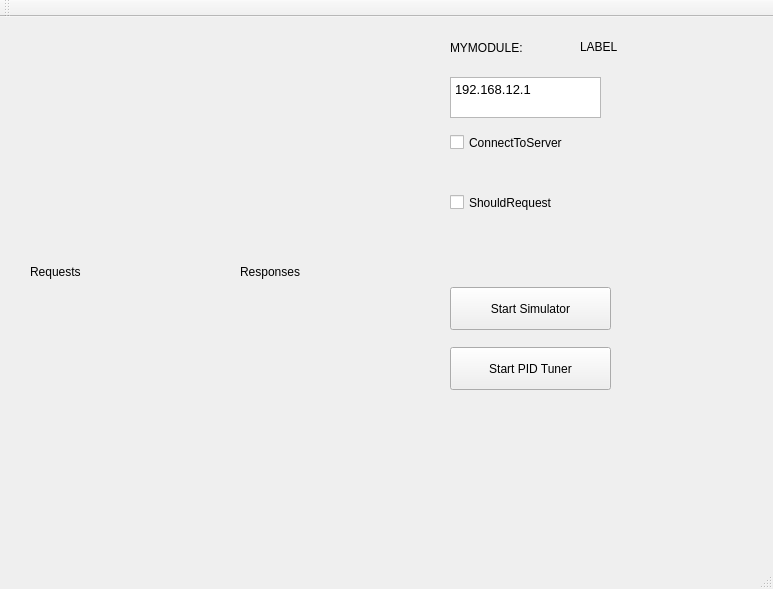
<?xml version="1.0" encoding="UTF-8"?>
<ui version="4.0">
 <class>MainWindow</class>
 <widget class="QMainWindow" name="MainWindow">
  <property name="geometry">
   <rect>
    <x>0</x>
    <y>0</y>
    <width>773</width>
    <height>589</height>
   </rect>
  </property>
  <property name="windowTitle">
   <string>MainWindow</string>
  </property>
  <widget class="QWidget" name="centralWidget">
   <widget class="QCheckBox" name="connectToServer">
    <property name="geometry">
     <rect>
      <x>450</x>
      <y>110</y>
      <width>201</width>
      <height>31</height>
     </rect>
    </property>
    <property name="text">
     <string>ConnectToServer</string>
    </property>
   </widget>
   <widget class="QTextEdit" name="ipTextEdit">
    <property name="geometry">
     <rect>
      <x>450</x>
      <y>60</y>
      <width>151</width>
      <height>41</height>
     </rect>
    </property>
    <property name="html">
     <string>&lt;!DOCTYPE HTML PUBLIC &quot;-//W3C//DTD HTML 4.0//EN&quot; &quot;http://www.w3.org/TR/REC-html40/strict.dtd&quot;&gt;
&lt;html&gt;&lt;head&gt;&lt;meta name=&quot;qrichtext&quot; content=&quot;1&quot; /&gt;&lt;style type=&quot;text/css&quot;&gt;
p, li { white-space: pre-wrap; }
&lt;/style&gt;&lt;/head&gt;&lt;body style=&quot; font-family:'Noto Sans'; font-size:10pt; font-weight:400; font-style:normal;&quot;&gt;
&lt;p style=&quot; margin-top:0px; margin-bottom:0px; margin-left:0px; margin-right:0px; -qt-block-indent:0; text-indent:0px;&quot;&gt;192.168.12.1&lt;/p&gt;&lt;/body&gt;&lt;/html&gt;</string>
    </property>
   </widget>
   <widget class="QWidget" name="verticalLayoutWidget">
    <property name="geometry">
     <rect>
      <x>19</x>
      <y>19</y>
      <width>181</width>
      <height>471</height>
     </rect>
    </property>
    <layout class="QVBoxLayout" name="requestsEnable">
     <property name="spacing">
      <number>0</number>
     </property>
     <item>
      <widget class="QLabel" name="label">
       <property name="text">
        <string>Requests</string>
       </property>
      </widget>
     </item>
    </layout>
   </widget>
   <widget class="QWidget" name="verticalLayoutWidget_2">
    <property name="geometry">
     <rect>
      <x>229</x>
      <y>19</y>
      <width>181</width>
      <height>471</height>
     </rect>
    </property>
    <layout class="QVBoxLayout" name="responsesEnable">
     <item>
      <widget class="QLabel" name="label_2">
       <property name="text">
        <string>Responses</string>
       </property>
      </widget>
     </item>
    </layout>
   </widget>
   <widget class="QCheckBox" name="shouldRequest">
    <property name="geometry">
     <rect>
      <x>450</x>
      <y>170</y>
      <width>221</width>
      <height>31</height>
     </rect>
    </property>
    <property name="text">
     <string>ShouldRequest</string>
    </property>
   </widget>
   <widget class="QLabel" name="myModule">
    <property name="geometry">
     <rect>
      <x>450</x>
      <y>20</y>
      <width>121</width>
      <height>21</height>
     </rect>
    </property>
    <property name="text">
     <string>MYMODULE:</string>
    </property>
   </widget>
   <widget class="QLabel" name="myModuleLabel">
    <property name="geometry">
     <rect>
      <x>580</x>
      <y>20</y>
      <width>90</width>
      <height>20</height>
     </rect>
    </property>
    <property name="text">
     <string>LABEL</string>
    </property>
   </widget>
   <widget class="QPushButton" name="pushButton">
    <property name="geometry">
     <rect>
      <x>450</x>
      <y>270</y>
      <width>161</width>
      <height>43</height>
     </rect>
    </property>
    <property name="text">
     <string>Start Simulator</string>
    </property>
   </widget>
   <widget class="QPushButton" name="pushButton_2">
    <property name="geometry">
     <rect>
      <x>450</x>
      <y>330</y>
      <width>161</width>
      <height>43</height>
     </rect>
    </property>
    <property name="text">
     <string>Start PID Tuner</string>
    </property>
   </widget>
  </widget>
  <widget class="QMenuBar" name="menuBar">
   <property name="geometry">
    <rect>
     <x>0</x>
     <y>0</y>
     <width>773</width>
     <height>39</height>
    </rect>
   </property>
  </widget>
  <widget class="QToolBar" name="mainToolBar">
   <attribute name="toolBarArea">
    <enum>TopToolBarArea</enum>
   </attribute>
   <attribute name="toolBarBreak">
    <bool>false</bool>
   </attribute>
  </widget>
  <widget class="QStatusBar" name="statusBar"/>
 </widget>
 <layoutdefault spacing="6" margin="11"/>
 <resources/>
 <connections/>
</ui>
